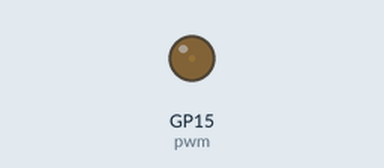
This program was run on a simulated Raspberry Pi Pico running MicroPython. Parts: output pins drawn as LEDs (lit = HIGH).

Above: at 0.05 s.
At 2.6 s:
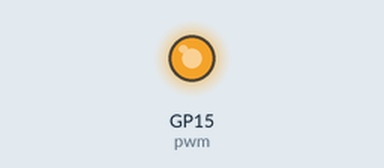
At 3.85 s:
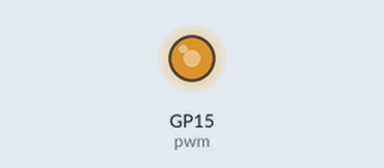
At 5.15 s:
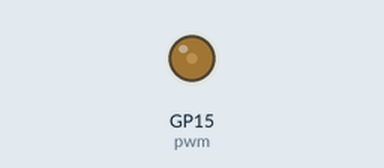
Timing chart, 0 to 7.5 s (numbered marks = the images above):
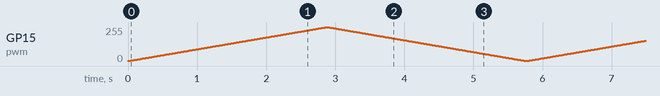

The program:

duty_cycle.py
```python
from machine import Pin, PWM
import time

# set PWM
pwm = PWM(Pin(15))
pwm.freq(10000)

try:
    while True:
        for i in range(0, 65535):
            pwm.duty_u16(i)
            time.sleep_us(10)
        for i in range(65535, 0, -1):
            pwm.duty_u16(i)
            time.sleep_us(10)
except:
    pwm.deinit()
```
